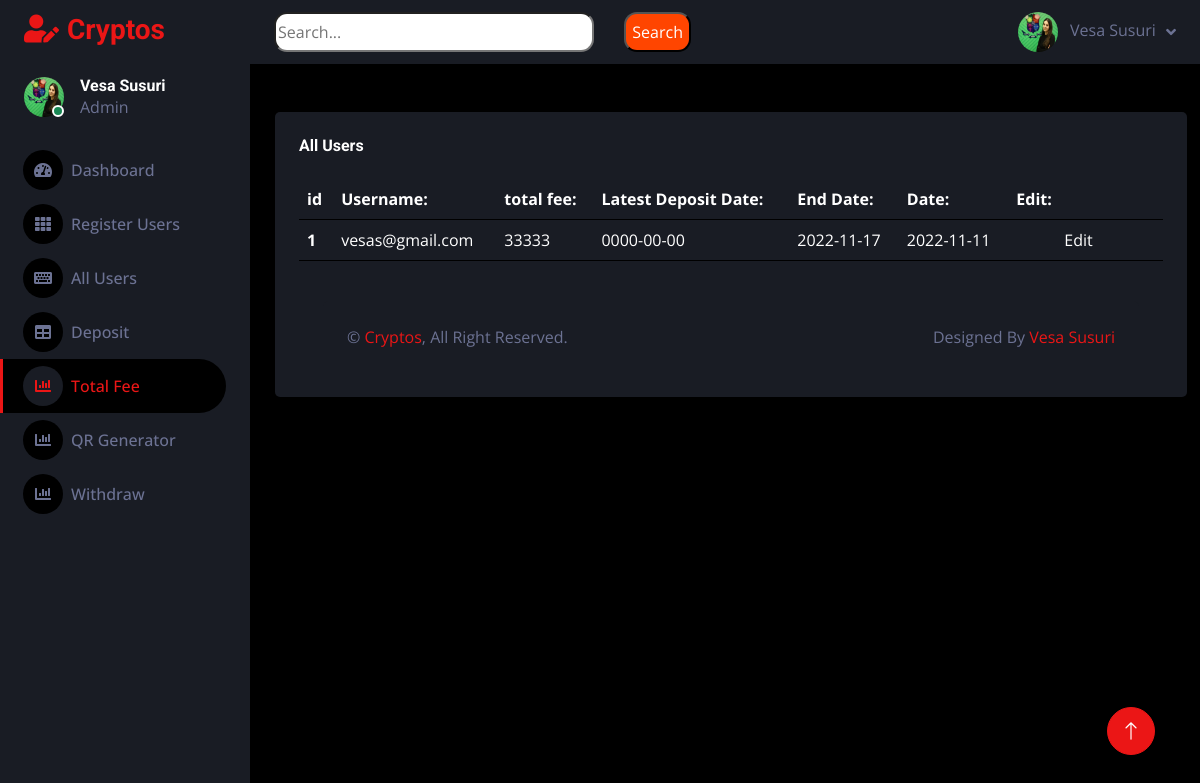
The page /admin2/totalFee.php on the database as committed earlier.
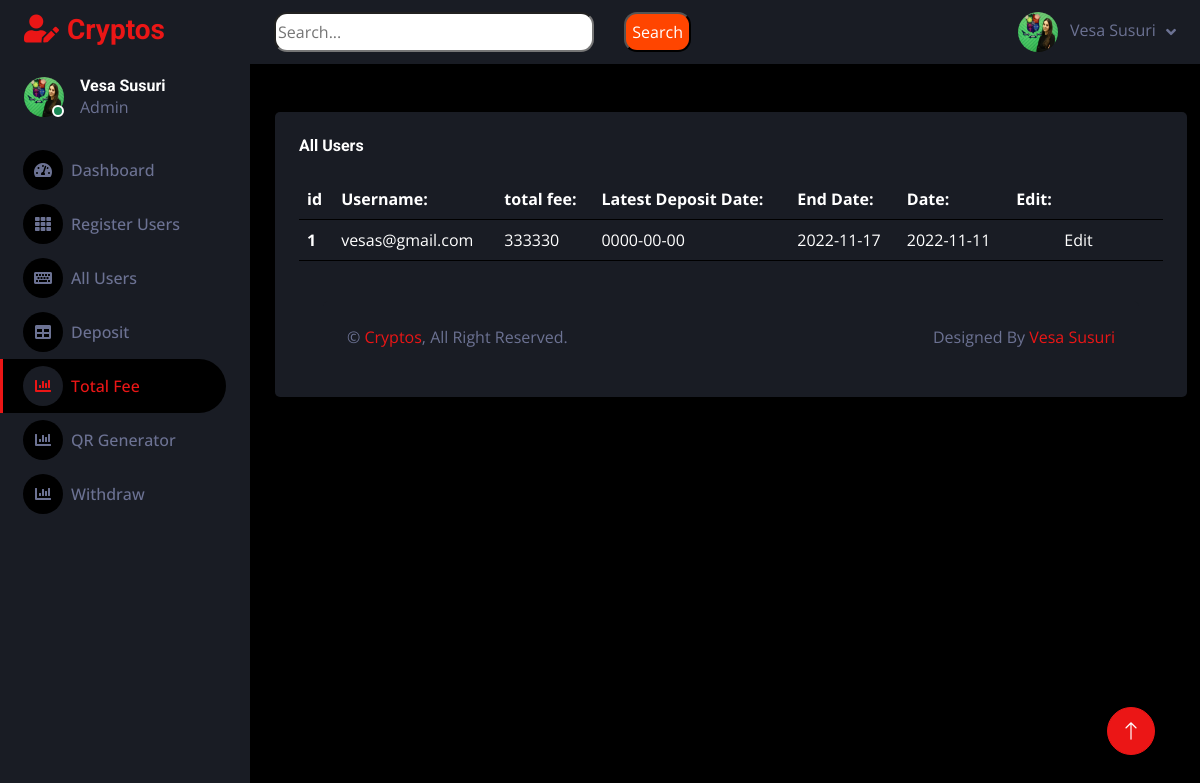
The same page on the database as committed later.
### tables this page shows
CREATE TABLE `section2` (
  `id` int(255) NOT NULL,
  `username` varchar(255) DEFAULT NULL,
  `totalFee` varchar(255) DEFAULT NULL,
  `latesDeposit` date DEFAULT NULL,
  `endDate` date DEFAULT NULL,
  `date` date DEFAULT NULL
);

### admin2/totalFee.php (the view, shortened to what the changed rows need)
<!DOCTYPE html>
<html lang="en">
<head>
    <link href="https://cdnjs.cloudflare.com/ajax/libs/font-awesome/5.10.0/css/all.min.css" rel="stylesheet">
    <link href="https://cdn.jsdelivr.net/npm/bootstrap-icons@1.4.1/font/bootstrap-icons.css" rel="stylesheet">
    <link href="lib/owlcarousel/assets/owl.carousel.min.css" rel="stylesheet">
    <link href="lib/tempusdominus/css/tempusdominus-bootstrap-4.min.css" rel="stylesheet" />
    <link href="css/bootstrap.min.css" rel="stylesheet">
    <link href="css/style.css" rel="stylesheet">
</head>
<body>
    <div class="container-fluid position-relative d-flex p-0">
        <div class="content">
            <br><br>
<div class="col-sm-12 col-xl-6" style="margin-left:25px; width:96%;">
    <div class="bg-secondary rounded h-100 p-4">
   <table class="table table-hover">
    <thead class="text-xs text-white uppercase bg-blue-900">
        <tr>
            <th scope="col">
                id
            </th>
            <th scope="col">
                Username:
            </th>
            <th scope="col">
                total fee:
            </th>
            <th scope="col">
                Latest Deposit Date:
            </th>
            <th scope="col">
                End Date:
            </th>
            <th scope="col">
                Date:
            </th>
            <th scope="col">
                Edit:
            </th>
        </tr>
        <?php
        $con = mysqli_connect("localhost", "root", "", "crypto");
        mysqli_select_db($con, "crypto");
        $select_produktet = "select * from section2";
        $run_produktet = mysqli_query($con, $select_produktet);
        while ($row = mysqli_fetch_array($run_produktet)) {
            $id = $row['id'];
            $username = $row['username'];
            $totalFee = $row['totalFee'];
            $latesDeposit = $row['latesDeposit'];
            $endDate = $row['endDate'];
            $date = $row['date'];
        ?>
            <tr>
                <th scope="row" >
                    <?php echo $id; ?>
                </th>
                <td scope="row">
                    <?php echo $username; ?>
                </td>
                <td scope="row">
                    <?php echo $totalFee; ?>
                </td>
                <td scope="row">
                    <?php echo $latesDeposit; ?>
                </td>
                <td scope="row">
                    <?php echo $endDate; ?>
                </td>
                <td scope="row">
                    <?php echo $date; ?>
                </td>
                <td><a href="edit_fee.php?edit=<?php echo $id; ?>" class=" flex justify-center items-center text-white bg-blue-700 hover:bg-blue-800 focus:ring-4 focus:ring-blue-300 font-medium rounded-lg text-sm px-5 py-2.5 mr-2 mb-2 dark:bg-blue-600 dark:hover:bg-blue-700 focus:outline-none dark:focus:ring-blue-800">Edit</a></td>
            </tr>
        <?php } ?>
</table>
        </div>
    </div>
</body>
</html>

Rows that differ between the two databases and show on the page:
changed section2 "vesas@gmail.com": totalFee "33333" → "333330"
